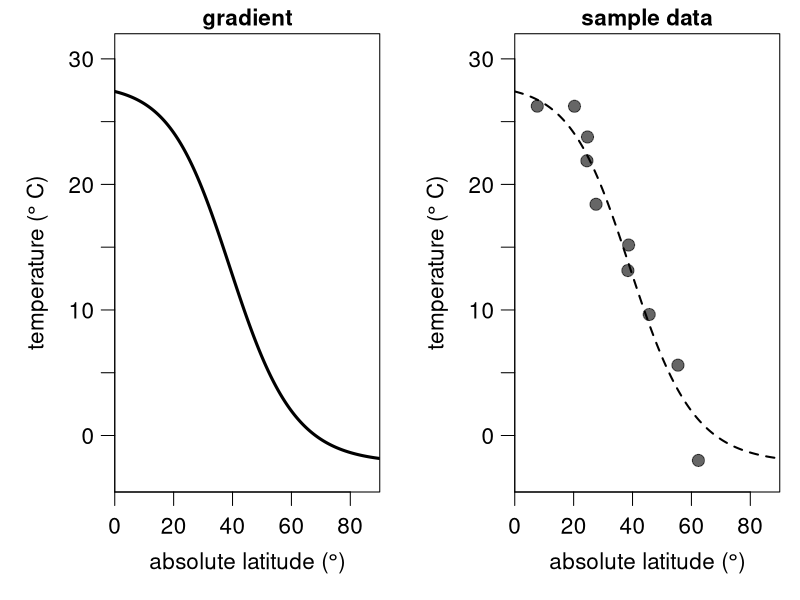
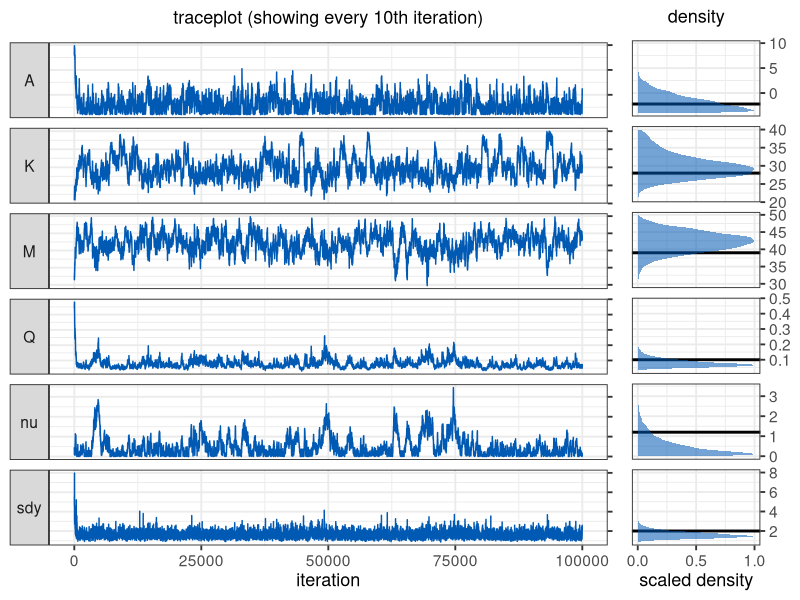
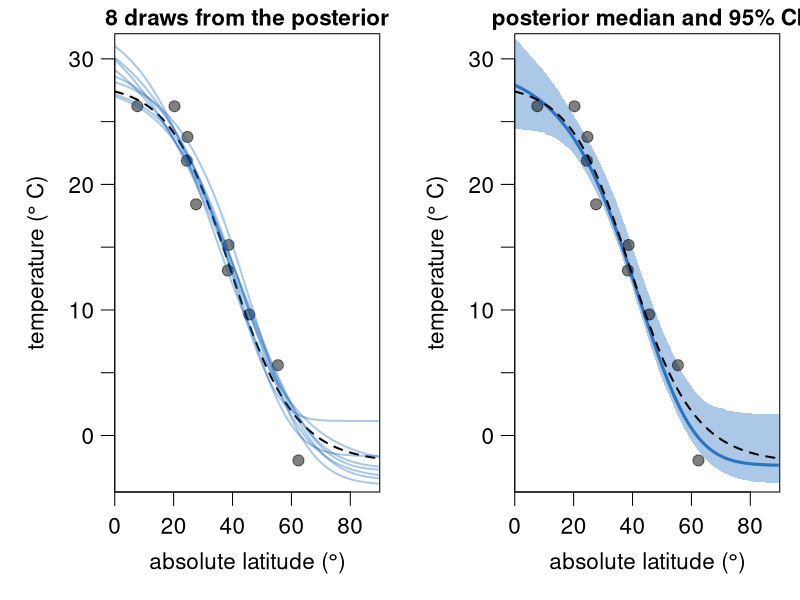

Reproduce these figures in R, in order.
######################################################
######################################################
### A Metropolis-Hastings algorithm for Latitudinal
### Temperature Gradients
###
### by Kilian Eichenseer
### February 2022
###
######################################################
######################################################
### FUNCTIONS

gradient <- function(x, coeff, sdy) { # sigma is labelled "sdy"
  A = coeff[1]
  K = coeff[2]
  M = coeff[3]
  Q = coeff[4]
  nu = coeff[5]
  return(A + max(c(K-A,0))/((1+(nu*exp(Q*(x-M))))^(1/nu)) + rnorm(length(x),0,sdy))
}

loglik <- function(x, y,  coeff, sdy) {
  A = coeff[1]
  K = coeff[2]
  M = coeff[3]
  Q = coeff[4]
  nu = coeff[5]
  pred = A + max(c(K-A,0))/((1+(nu*exp(Q*(x-M))))^(1/nu))
  return(sum(dnorm(y, mean = pred, sd = sdy, log = TRUE)))
}

logprior <- function(coeff) {
  return(sum(c(
    dunif(coeff[1], -4, 40, log = TRUE),
    dunif(coeff[2], -4, 40, log = TRUE),
    dnorm(coeff[3], 45, 10, log = TRUE),
    dgamma(coeff[4], 0.2, 0.2, log = TRUE),
    dgamma(coeff[5], 1, 1, log = TRUE))))
}

logposterior <- function(x, y, coeff, sdy){
  return (loglik(x, y, coeff, sdy) + logprior(coeff))
}

MH_propose <- function(coeff, proposal_sd){
  return(rnorm(5,mean = coeff, sd= c(.5,.5,.5,.01,.07)))
}

# Main MCMCM function
run_MCMC <- function(x, y, coeff_inits, sdy_init, nIter){
  ### Initialisation
  coefficients = array(dim = c(nIter,5)) # set up array to store coefficients
  coefficients[1,] = coeff_inits # initialise coefficients
  sdy = rep(NA_real_,nIter) # set up vector to store sdy
  sdy[1] = sdy_init # intialise sdy
  A_sdy = 3 # parameter for the prior on the inverse gamma distribution of sdy
  B_sdy = 0.1 # parameter for the prior on the inverse gamma distribution of sdy
  n <- length(y)
  shape_sdy <- A_sdy+n/2 # shape parameter for the inverse gamma

  ### The MCMC loop
  for (i in 2:nIter){

    ## 1. Gibbs step to estimate sdy
    sdy[i] = sqrt(1/rgamma(1,shape_sdy,B_sdy+0.5*sum((y-gradient(x,coefficients[i-1,],0))^2)))

    ## 2. Metropolis-Hastings step to estimate the regression coefficients
    proposal = MH_propose(coefficients[i-1,]) # new proposed values
    if(any(proposal[c(4,5)] <= 0)) HR = 0 else # Q and nu need to be >0
      # Hasting's ratio of the proposal
      HR = exp(logposterior(x = x, y = y, coeff = proposal, sdy = sdy[i]) -
                 logposterior(x = x, y = y, coeff = coefficients[i-1,], sdy = sdy[i]))
    # accept proposal with probability = min(HR,1)
    if (runif(1) < HR){
      coefficients[i,] = proposal
      # if proposal is rejected, keep the values from the previous iteration
    }else{
      coefficients[i,] = coefficients[i-1,]
    }
  } # end of the MCMC loop

  ###  Function output
  output = data.frame(A = coefficients[,1],
                      K = coefficients[,2],
                      M = coefficients[,3],
                      Q = coefficients[,4],
                      nu = coefficients[,5],
                      sdy = sdy)
  return(output)
}
# for plotting the 95 % CI shading
error_polygon <- function(x,en,ep,color) {
  polygon( c(x[1], x, x[length(x)], x[length(x)], rev(x), x[1]),
           c((ep)[1],ep, (ep)[length(ep)], (en)[length(en)], rev(en), (en)[1]),
           border = NA, col = color)
}


### Taking samples
set.seed(10)
sample_lat <- runif(10,0,90)
sample_data <- data.frame(
  x = sample_lat,
  y = gradient(x = sample_lat, coeff = c(-2.2, 28, 39, 0.1, 1.2), sd = 2))

### Analysis
nIter <- 100000
print(system.time({m <- run_MCMC(x = sample_data$x, y = sample_data$y,
                                 coeff_inits = c(10,20,30,0.4,0.4), sdy_init = 5, nIter = nIter)}))

######################################################
######################################################
### PLOTS

######################################################
## Plots of the data
layout(matrix(c(1,2), nrow = 1, ncol = 2, byrow = TRUE))

par(mar = c(4,4.25,1.25,0.75), las = 1, mgp = c(2.25,0.75,0), cex = 1.35)
latitude <- seq(0,90,by=0.2)
temperature <- gradient(x = latitude, coeff = c(-2.2, 28, 39, 0.1, 1.2), sd = 0)
plot(latitude, temperature, type = "l", lwd = 3, ylim = c(-4.5,32),
     xlab = expression ("absolute latitude ("*degree*")"), yaxt = "n",
     ylab = expression("temperature ("*degree~"C)"), yaxs = "i", xaxs = "i",
     xlim = c(0,90), main = "gradient", cex.main = 1)
axis(2,seq(-5,30,5),c(NA,0,NA,10,NA,20,NA,30))


plot(latitude, temperature, type = "l", lwd = 2, ylim = c(-4.5,32),
     xlab = expression ("absolute latitude ("*degree*")"), yaxt = "n",
     ylab = expression("temperature ("*degree~"C)"), yaxs = "i", xaxs = "i",
     xlim = c(0,90), main = "sample data", lty= 2, cex.main = 1)
points(sample_data$x, sample_data$y,  pch = 19, cex = 1.2, col = rgb(0,0,0,0.6), xpd = T)
axis(2,seq(-5,30,5),c(NA,0,NA,10,NA,20,NA,30))

######################################################
## Posterior checks

library(ggplot2)
library(dplyr)
library(reshape)
library(cowplot)
m <- m %>% mutate(iteration = 1:nrow(.))
mm <- melt(m,id.vars = "iteration")
mm <- mm %>% mutate(trueval = rep(c(-2.2, 28, 39, 0.1, 1.2, 2), each = nrow(m)))

facet.labs = c("F", "K", "M", "Q", expression(nu), expression(sigma["y"]))
names(facet.labs) <- c("A", "K", "M", "Q", "nu", "sdy")

p1 <- ggplot(mm %>% filter(iteration %% 10 == 0)) + geom_line(aes(x = iteration, y = value),
                                                              colour = rgb(0,0.35,0.7,1))+
  facet_grid(variable ~ ., switch = "y",scales = "free_y",
             labeller = labeller(variable = facet.labs)) +
  theme(legend.position = "none")+
  theme_bw(base_size = 14)+
  theme(strip.text.y.left = element_text(angle = 0))+
  scale_y_continuous(position = "right")+
  ylab(NULL)+
  ggtitle(expression("traceplot (showing every 10th"~"iteration)"))+
  theme(plot.title = element_text(size = 13, face = "bold",hjust = 0.5),
        axis.title=element_text(size=13), axis.text.y=element_blank(),)


p2 <- ggplot(mm %>% filter(iteration %% 10 == 0)) +
  geom_vline(aes(xintercept = trueval), colour = "black", size = 1,linetype = "solid")+

  stat_density(aes(x = value, y =..scaled..),
               fill = rgb(0,0.35,0.7,0.55), size = 1.5)+
  facet_grid(variable ~ ., scales = "free_y")+
  theme(legend.position = "none")+
  theme_bw(base_size = 14)+
  theme(strip.background = element_blank(),
        strip.text.y = element_blank())+
  scale_y_continuous(position = "left",breaks = c(0,0.5,1))+
  scale_x_continuous(position = "top")+
  coord_flip()+
  ylab("scaled density")+
  xlab(NULL)+
  ggtitle(expression("density"))+
  theme(plot.title = element_text(size = 13, face = "bold",hjust = 0.5),
        axis.title=element_text(size=13))

plot_grid(p1, p2, ncol = 2, labels = c("", ""),
          rel_widths = c(7,2))

######################################################
## Gradient from posterior
burnin <- 10000
layout(matrix(c(1,2), nrow = 1, ncol = 2, byrow = TRUE))
par(mar = c(4,4.25,1.25,0.75), las = 1, mgp = c(2.25,0.75,0), cex = 1.35)
latitude <- seq(0,90,by=0.5)
temperature <- gradient(x = latitude, coeff = c(-2.2, 28, 39, 0.1, 1.2), sdy = 0)
plot(latitude, temperature, type = "l", lwd = 2, ylim = c(-4.5,32),
     xlab = expression ("absolute latitude ("*degree*")"), yaxt = "n",
     ylab = expression("temperature ("*degree~"C)"), yaxs = "i", xaxs = "i", lty = 2,
     xlim = c(0,90), main = "8 draws from the posterior", cex.main = 1)
points(sample_data$x, sample_data$y,  pch = 19, cex = 1.1, col = rgb(0,0,0,0.5), xpd = T)
replicate(8, points(latitude, gradient(x = latitude, coeff =
                                         unlist(m[sample((burnin+1):nIter,1),1:5]), sdy = 0),
                    type = "l", col = rgb(0,0.35,0.7,0.33), lwd = 2))
axis(2,seq(-5,30,5),c(NA,0,NA,10,NA,20,NA,30))

# Calculate confidence intervals
sample_it <- sample((burnin+1):nIter,1000)
grad_025 <- sapply(1:length(latitude), function(f) quantile(
  apply(m[sample_it,1:5],1,function(a) gradient(x=latitude[f], coeff =  a, sdy = 0)),
  probs = 0.025))
grad_975 <- sapply(1:length(latitude), function(f) quantile(
  apply(m[sample_it,1:5],1,function(a) gradient(x=latitude[f], coeff =  a, sdy = 0)),
  probs = 0.975))

# Calculate confidence intervals
sample_it <- sample((burnin+1):nIter,1000)
grad_025 <- sapply(1:length(latitude), function(f) quantile(
  apply(m[sample_it,1:5],1,function(a) gradient(x=latitude[f], coeff =  a, sdy = 0)),
  probs = 0.025))
grad_975 <- sapply(1:length(latitude), function(f) quantile(
  apply(m[sample_it,1:5],1,function(a) gradient(x=latitude[f], coeff =  a, sdy = 0)),
  probs = 0.975))

plot(latitude, temperature, type = "n", lwd = 2, ylim = c(-4.5,32),
     xlab = expression ("absolute latitude ("*degree*")"), yaxt = "n",
     ylab = expression("temperature ("*degree~"C)"), yaxs = "i", xaxs = "i", lty = 2,
     xlim = c(0,90), main = "posterior median and 95% CI", cex.main = 1)

error_polygon <- function(x,en,ep,color) {
  polygon( c(x[1], x, x[length(x)], x[length(x)], rev(x), x[1]),
           c((ep)[1],ep, (ep)[length(ep)], (en)[length(en)], rev(en), (en)[1]),
           border = NA, col = color)
}
error_polygon(latitude,grad_025,grad_975,rgb(0,0.35,0.7,0.33))
points(sample_data$x, sample_data$y,  pch = 19, cex = 1.1, col = rgb(0,0,0,0.5), xpd = T)

points(latitude, gradient(x=latitude, coeff =  apply(m[sample_it,1:5],2,median),
                          sdy = 0), type = "l", lwd = 3, col = rgb(0,0.35,0.7,0.75))
points(latitude, temperature, type = "l", lwd = 2, lty = 2)
axis(2,seq(-5,30,5),c(NA,0,NA,10,NA,20,NA,30))
